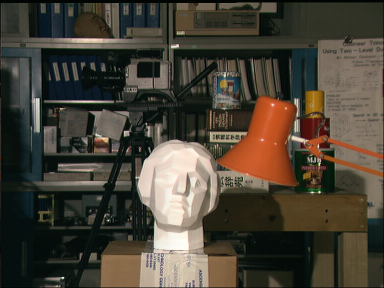
#> input picture stereo_matching/im1_left.png, 384 x 288 px
$ python semi_global_stereo_matching.py   (older library calls are emulated)
#> lines starting #> are read from the running program, lines starting #| are printed output that depends on the picture
import cv2
import numpy as np

rect_left_image = cv2.imread("im1_left.png")  # 輸入經過相機標定的照片
#> rect_left_image is the input picture: shape (288, 384, 3); mean B, G, R 54.7, 66.6, 73.2
rect_right_image = cv2.imread("im1_right.png")
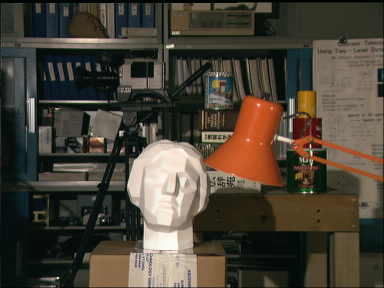
#> input picture stereo_matching/im1_right.png, 384 x 288 px
#> rect_right_image is the input picture: shape (288, 384, 3); mean B, G, R 55.2, 67.2, 74.1

# SGBM演算法參數設置
WINDOW_SIZE = 9
MIN_DISPARITY = 0
NUM_DISPARITIES = 64
BLOCK_SIZE = 9
P1 = 8 * 3 * WINDOW_SIZE**2
P2 = 32 * 3 * WINDOW_SIZE**2
DISP12_MAX_DIFF = 1
PRE_FILTER_CAP = 63
UNIQUENESS_RATIO = 10
SPECKLE_WINDOW_SIZE = 5
SPECKLE_RANGE = 32

sgbm = cv2.StereoSGBM_create(minDisparity=MIN_DISPARITY,
                             numDisparities=NUM_DISPARITIES,
                             blockSize=BLOCK_SIZE,
                             P1=P1,
                             P2=P2,
                             disp12MaxDiff=DISP12_MAX_DIFF,
                             preFilterCap=PRE_FILTER_CAP,
                             uniquenessRatio=UNIQUENESS_RATIO,
                             speckleWindowSize=SPECKLE_WINDOW_SIZE,
                             speckleRange=SPECKLE_RANGE,
                             mode=cv2.STEREO_SGBM_MODE_SGBM_3WAY)

# 計算視差圖
disparity = sgbm.compute(rect_left_image, rect_right_image)
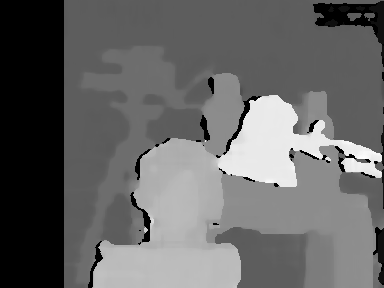
#> disparity: shape (288, 384) int16; min -16, max 246, mean 89.1; drawn with min black and max white
disparity_norm = cv2.normalize(disparity,
                               disparity,
                               alpha=0,
                               beta=255,
                               norm_type=cv2.NORM_MINMAX,
                               dtype=cv2.CV_8U)

# WLS濾波參數設置
LAMBDA_VAL = 8000
SIGMA_VAL = 1.5

# 運行WLS濾波
wls_filter = cv2.ximgproc.createDisparityWLSFilterGeneric(False)
wls_filter.setLambda(LAMBDA_VAL)
wls_filter.setSigmaColor(SIGMA_VAL)
filtered_disp = wls_filter.filter(disparity, rect_left_image, None,
                                  rect_right_image)
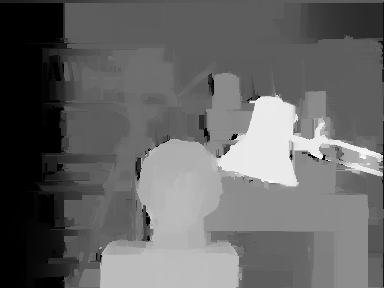
#> filtered_disp: shape (288, 384) int16; min -16, max 245, mean 89.1; drawn with min black and max white
filtered_disp_norm = cv2.normalize(filtered_disp,
                                   filtered_disp,
                                   alpha=0,
                                   beta=255,
                                   norm_type=cv2.NORM_MINMAX,
                                   dtype=cv2.CV_8U)

cv2.imwrite(
    'disparity.jpg',
    cv2.resize(disparity_norm,
               (disparity_norm.shape[1] // 2, disparity_norm.shape[0] // 2)))
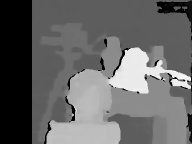
#> saved as disparity.jpg: shape (144, 192); min 0, max 252, mean 102.2
cv2.imwrite(
    'filtered_disparity.jpg',
    cv2.resize(
        filtered_disp_norm,
        (filtered_disp_norm.shape[1] // 2, filtered_disp_norm.shape[0] // 2)))
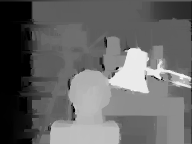
#> saved as filtered_disparity.jpg: shape (144, 192); min 0, max 251, mean 102.9
